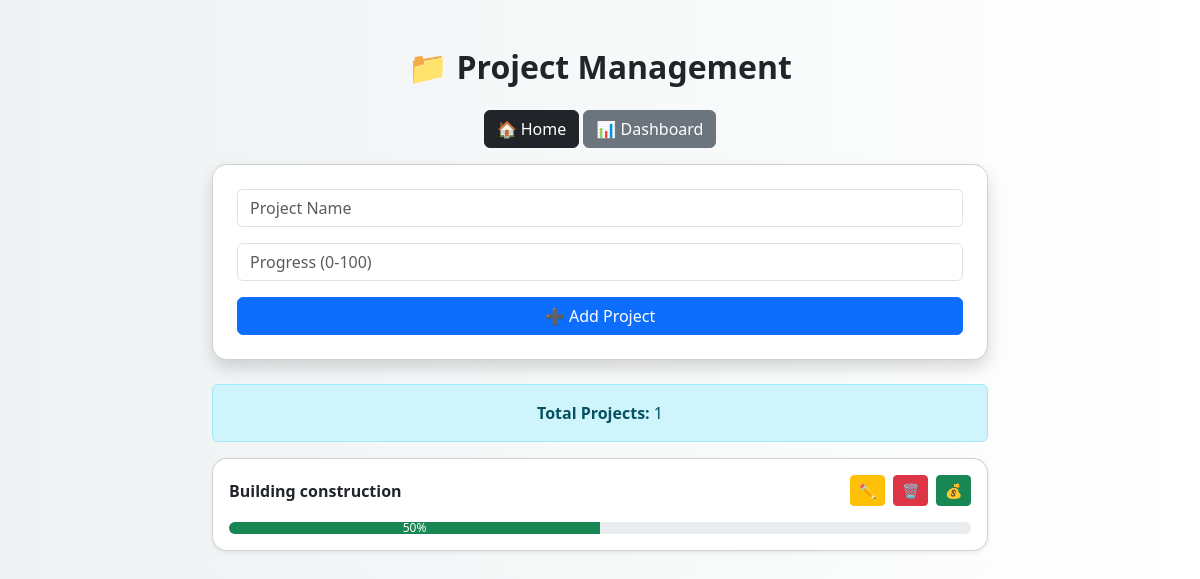
Before: /project/ with the older database file.
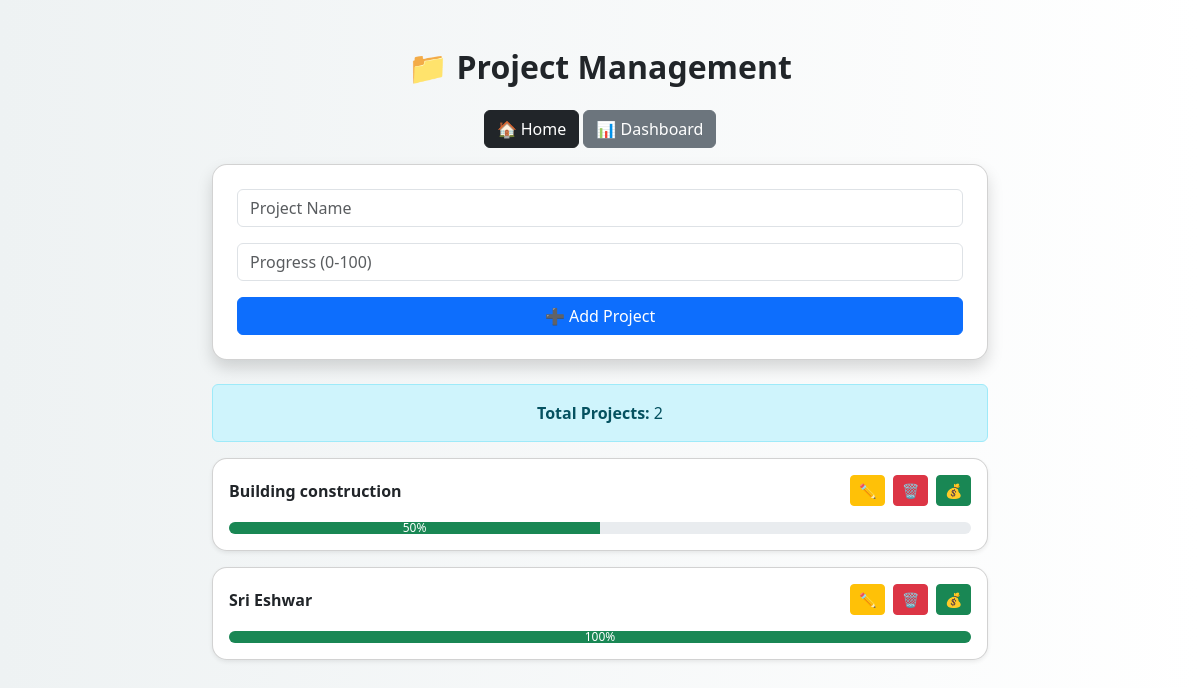
After: the same page with the newer database file.
### monitor/models.py (models this page shows, shortened)
class Project(models.Model):
    name = models.CharField(max_length=100)
    progress = models.IntegerField(default=0)

### monitor/views.py (the view, shortened to what this page needs)
# urls.py: path('project/', views.project, name='project'),
def project(request):
    data = Project.objects.all()
    return render(request, 'project.html', {'data': data})

### monitor/templates/project.html (shortened to what this page needs)
<!DOCTYPE html>
<html>
<head>
<link href="https://cdn.jsdelivr.net/npm/bootstrap@5.3.0/dist/css/bootstrap.min.css" rel="stylesheet">
</head>
<body>
<div class="container mt-5">
    <h2 class="text-center mb-4">📁 Project Management</h2>
    <div class="text-center mb-3">
        <a href="/" class="btn btn-dark">🏠 Home</a>
        <a href="/dashboard/" class="btn btn-secondary">📊 Dashboard</a>
    </div>
    <div class="card p-4 mb-4 shadow">
        <form method="post">
            <input name="name"
                   class="form-control mb-3"
                   placeholder="Project Name"
                   required>
            <input name="progress"
                   type="number"
                   min="0"
                   max="100"
                   class="form-control mb-3"
                   placeholder="Progress (0-100)"
                   required>
            <button type="submit" class="btn btn-primary w-100">
                ➕ Add Project
            </button>
        </form>
    </div>
    <div class="alert alert-info text-center">
        <strong>Total Projects:</strong> {{ data|length }}
    </div>
    {% for i in data %}
    <div class="card p-3 mb-3 shadow-sm">
        <div class="d-flex justify-content-between align-items-center">
            <strong>{{ i.name }}</strong>
            <div class="d-flex gap-2">
                <a href="/edit/{{ i.id }}/"
                   class="btn btn-warning btn-sm">✏️</a>
                <form action="/delete/{{ i.id }}/" method="post" style="display:inline;">
                    <button class="btn btn-danger btn-sm">🗑</button>
                </form>
                <a href="/budget/?project={{ i.id }}"
                   class="btn btn-success btn-sm">💰</a>
            </div>
        </div>
        <div class="progress mt-3">
    <div class="progress-bar bg-success"
         role="progressbar"
         style="width: {{ i.progress }}%;">
        {{ i.progress }}%
    </div>
</div>
    </div>
    {% empty %}
    <div class="alert alert-warning text-center">
        No projects yet!
    </div>
    {% endfor %}
</div>
</body>
</html>

Changed rows visible on the page:
added Project: name "Sri Eshwar", progress "100"
Other visible differences:
{{ data|length }}: "1" → "2"
